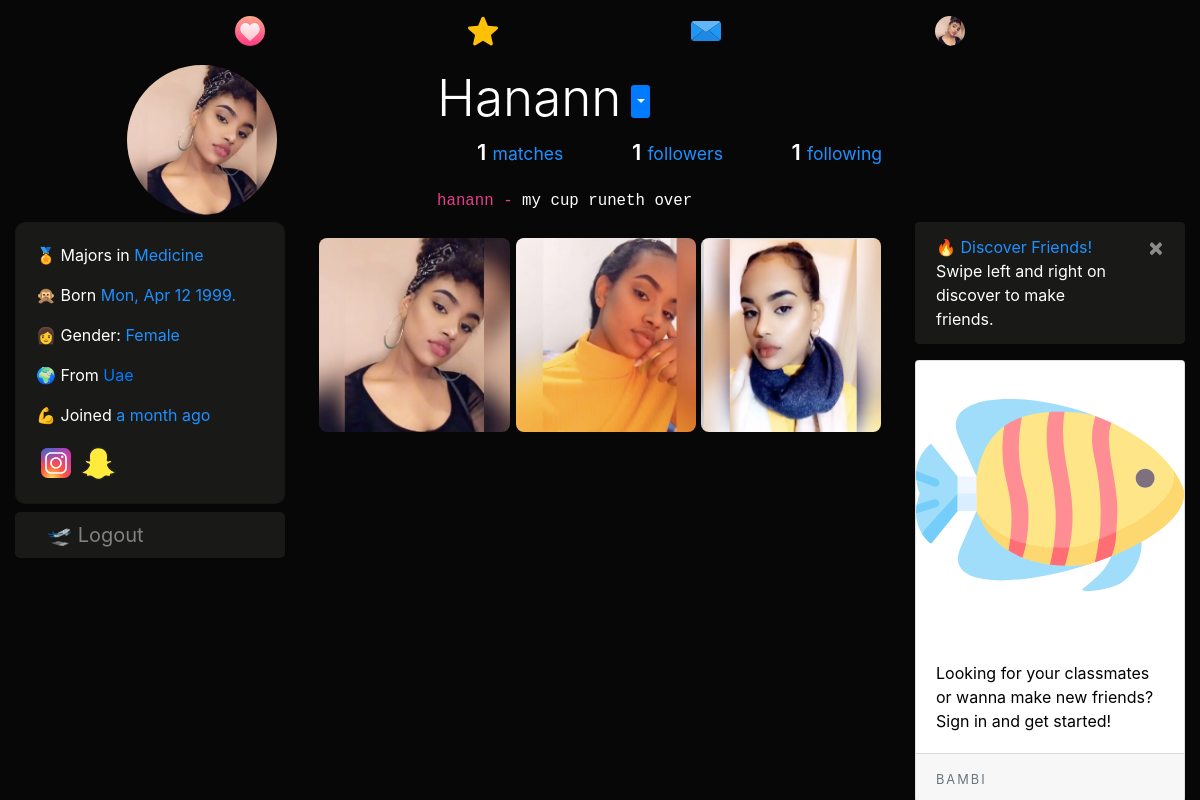
/hanann (signed in), run on an earlier commit of the app's database.
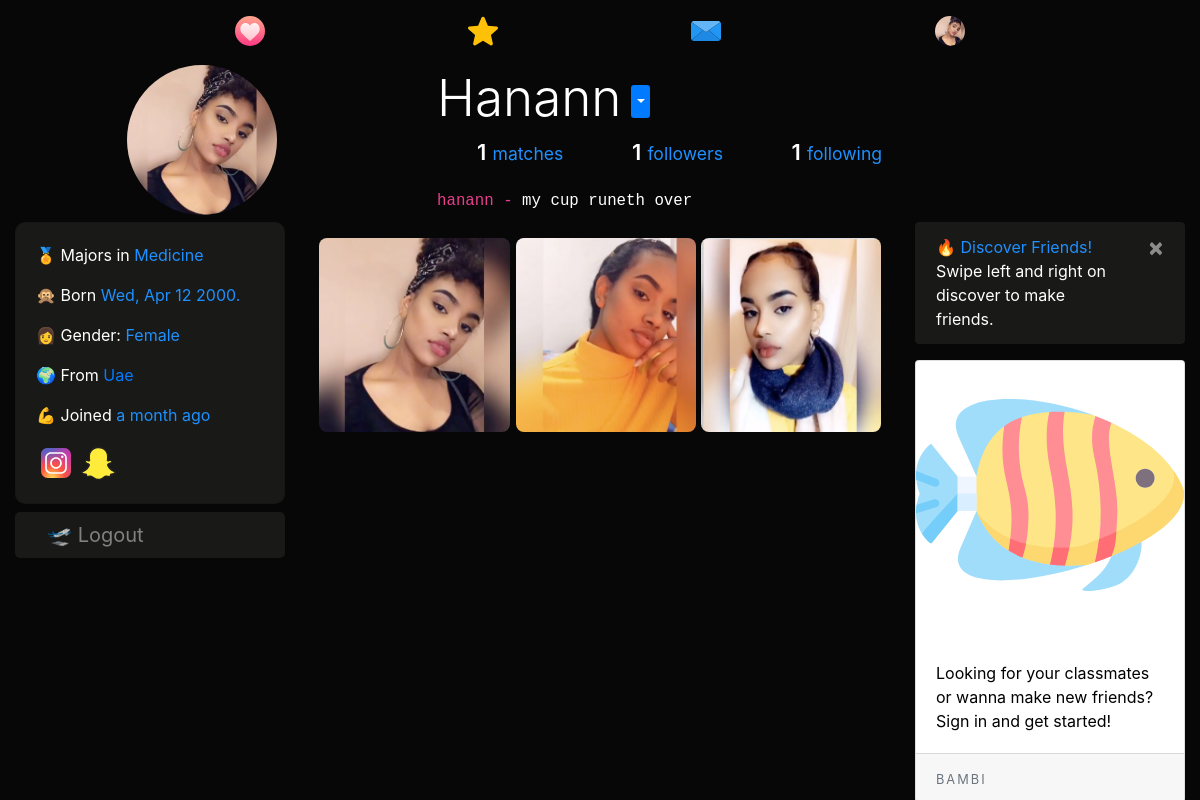
And on a later commit of the database.
### dating/models.py (models this page shows, shortened)
class User(db.Model, UserMixin):
	id = db.Column(db.Integer, primary_key=True)
	username = db.Column(db.String(20), unique=True, nullable=False)
	email = db.Column(db.String(120), unique=True, nullable=True)
	dp = db.Column(db.String(20), nullable=False, default='default.jpg')
	dp2 = db.Column(db.String(20), nullable=False, default='flip.png')
	dp3 = db.Column(db.String(20), nullable=False, default='plane.png')
	password = db.Column(db.String(60), nullable=False)
	last_seen = db.Column(db.DateTime, default=datetime.utcnow)
	date_joined = db.Column(db.DateTime, nullable=False, default=datetime.utcnow)
	department = db.Column(db.String(20), nullable=False)
	student_number = db.Column(db.Integer(), unique=True, nullable=True)
	age = db.Column(db.DateTime, nullable=False)
	gender = db.Column(db.String(20), nullable=False)
	country = db.Column(db.String(20), default="Cyprus", nullable=True)
	bio = db.Column(db.String(120), nullable=True)
	private = db.Column(db.Boolean, default=False, nullable=False)
	snapchat = db.Column(db.String(20), default="snapchat", nullable=True)
	instagram = db.Column(db.String(20), default="instagram", nullable=True)
	followed = db.relationship(
		'User', secondary=followers,
		primaryjoin=(followers.c.follower_id == id),
		secondaryjoin=(followers.c.followed_id == id),
		backref=db.backref('followers', lazy='dynamic'), lazy='dynamic')
	messages_sent = db.relationship('Message',
									foreign_keys='Message.sender_id',
									backref='author', lazy='dynamic')
	messages_received = db.relationship('Message',
										foreign_keys='Message.recipient_id',
										backref='recipient', lazy='dynamic')
	last_message_read_time = db.Column(db.DateTime)
	def birthday(self):
		if self.age.month == datetime.today().month:
			if self.age.day == datetime.today().day:
				return True
	def is_following(self, user):
		return self.followed.filter(followers.c.followed_id == user.id).count() > 0
	def new_messages(self):
		last_read_time = self.last_message_read_time or datetime(1900, 1, 1)
		return Message.query.filter_by(recipient=self).filter(
			Message.timestamp > last_read_time).count()

### dating/routes.py (the view)
@app.route("/<string:username>", methods=['GET', 'POST'])
@login_required
def user_posts(username):
	username = username.lower()
	if current_user.is_authenticated:
		form = UpdateAccountForm()
		if form.validate_on_submit():
			if form.picture.data:
				pic = profile_img(form.picture.data)
				current_user.dp = pic
			if form.picture2.data:
				pic2 = profile_img(form.picture2.data)
				current_user.dp2 = pic2
			if form.picture3.data:
				pic3 = profile_img(form.picture3.data)
				current_user.dp3 = pic3
			current_user.username = form.username.data.lower()
			if form.email.data:
				current_user.email = form.email.data
			current_user.snapchat = form.snapchat.data
			current_user.instagram = form.instagram.data
			current_user.department = form.department.data
			if form.student_number.data:
				current_user.student_number = form.student_number.data
			current_user.country = form.country.data
			current_user.age = form.age.data
			current_user.bio = form.bio.data
			current_user.private = form.private.data
			db.session.commit()
			flash('Your Account has been updated', 'success')
			return redirect(url_for('user_posts', username=current_user.username))
		elif request.method == 'GET':
			form.username.data = current_user.username
			form.email.data = current_user.email
			form.snapchat.data = current_user.snapchat
			form.instagram.data = current_user.instagram
			form.department.data = current_user.department
			form.student_number.data = current_user.student_number
			form.country.data = current_user.country
			form.age.data = current_user.age
			form.bio.data = current_user.bio
			form.private.data = current_user.private
		dp = url_for('static', filename='profile_pics/' + current_user.dp)
		user = User.query.filter_by(username=username).first_or_404()
		users = User.query.all()
		mutual = 0
		for person in user.followers:
			if user.is_following(person):
				mutual += 1
		return render_template('user_posts.html', user=user, users=users, mutual=mutual, title=user.username.title(), dp=dp, form=form)
	user = User.query.filter_by(username=username).first_or_404()
	return render_template('user_posts.html', user=user, title=user.username.title())

### dating/models.py (called while the page is built)
@login_manager.user_loader
def load_user(user_id):
	return User.query.get(int(user_id))

### dating/routes.py (called while the page is built)
@app.before_request
def before_request():
	if current_user.is_authenticated:
		current_user.last_seen = datetime.utcnow()
		db.session.commit()

### dating/templates/user_posts.html (shortened to what the changed rows need)
{% extends "layout.html" %}
{% block content %}
<div class="container-fluid">
  <section style="padding-top: 5px;">
    <div class="profile">
      <div class="profile-image">
        <img src="{{ url_for('static', filename='profile_pics/' + user.dp) }}" alt="" class="profile-thumbnail" style="width:150px;height:150px;">
      </div>
      <div class="profile-user-settings" style="display:flex;">
        <h2 class="profile-user-name">{{user.username.title()}}
        </h2>
        {% if current_user.is_authenticated %}
        <div class="dropdown" style="margin:auto 10px;">
              <button class="btn  btn-sm btn-primary dropdown-toggle" type="button" id="dropdownMenuButton" data-toggle="dropdown" aria-haspopup="true" aria-expanded="false" style="padding-left:2px;">
              </button>
          </div>
          {% endif %}
      </div>
      <div class="profile-bio">
        <p class="mb-2" style="font-size:18px;">
            <code>{{user.username}} - </code>
            {% if user.bio %}
            <code style="color:#fff;">{{user.bio}}</code>
            {% else %}
            <code style="color:#fff;">hey there, lets be friends 🤗</code>
            {%endif%}
            <br>
        </p>
      </div>
    </div>
</section>
  <div class="row">
    <div class="col-lg-3">
    <div class="card about mb-2" style="color:#fff;background:#191917;border-radius:10px;">
    <div class="card-body">
      <p> 🏅 Majors in <span>{{user.department}}</span></p>
      <p> 🙊 Born
        <span>
          {% if current_user.is_authenticated %}
            {{user.age.strftime('%a, %b %d %Y.')}}
          {% else %}
            {{user.age.strftime(' %b %d. ')}}
          {% endif %}
        </span></p>
      <p> {% if user.gender == 'male' %} 👨 {% else %}👩 {% endif %} Gender: <span>{{user.gender.title()}}</span></p>
      {% if user.country %}
      <p> 🌍 From <a href="https://www.google.com/maps?q={{user.country.title()}}" target="_blank">
      {{user.country.title()}}</a></p>
      {% endif %}
      <p> 💪 Joined <span>{{ moment(user.date_joined).fromNow() }}</span></p>
    </div>
  </div>
</div>
    <div class="col-lg-6">
      <div class="row mt-3 ml-1 mr-1">
        <img src="{{ url_for('static', filename='profile_pics/' + user.dp) }}" alt="dp" class="profile-thumbnail" style="width:34%;max-height:400px;margin-right:1%;border-radius:8px;">
        <img src="{{ url_for('static', filename='profile_pics/' + user.dp2) }}" alt="dp2" class="profile-thumbnail" style="width:32%;max-height:400px;margin-right:1%;border-radius:8px;">
        <img src="{{ url_for('static', filename='profile_pics/' + user.dp3) }}" alt="dp3" class="profile-thumbnail" style="width:32%;max-height:400px;border-radius:8px;">
      </div>
</div>
      </div>
{% endblock content %}

### dating/templates/layout.html (shortened to what this page needs)
<!doctype html>
<html lang="en">
  <head>
    <link rel="stylesheet" href="https://stackpath.bootstrapcdn.com/bootstrap/4.3.1/css/bootstrap.min.css">
    <link rel="stylesheet" type="text/css" href="{{ url_for('static', filename='main.css') }}">
  </head>
  <body>
<nav class="navbar navbar-expand-md navbar-dark sticky-top justify-content-center d-none d-lg-block">
   <ul class="nav">
    <li {% if '/home' == request.path %}  class="active" {% endif %}>
      <a href="{{url_for('home')}}"><img src="{{ url_for('static', filename='resources/' + 'swipe.svg') }}" style="width:30px;height:30px;"></a>
    </li>
    <li {% if '/discover' == request.path %}  class="active" {% endif %}>
      <a href="{{url_for('discover')}}"><img src="{{ url_for('static', filename='resources/' + 'like.svg') }}" style="width:30px;height:30px;"></a>
    </li>
    <li {% if '/messages' == request.path %}  class="active" {% endif %}>
      <a href="{{url_for('messages')}}">
        <img src="{{ url_for('static', filename='resources/' + 'message.svg') }}" style="width:30px;height:30px;">
      </a>
    </li>
    <li>
      <a href="{{url_for('user_posts', username=current_user.username)}}">
        {% if current_user.is_authenticated %}
          <img src="{{ url_for('static', filename='profile_pics/' + current_user.dp) }}" style="width:30px;height:30px;border-radius:50%">
        {% else %}
        <img src="https://www.flaticon.com/premium-icon/icons/svg/3133/3133799.svg" style="width:30px;height:30px;">
        {% endif %}
      </a>
    </li>
</ul>
</nav>
  {% block content %} {% endblock %}
  </body>
</html>

What changed in the data, as far as the page shows it:
changed User "Hanann": age "Mon, Apr 12 1999." → "Wed, Apr 12 2000."
